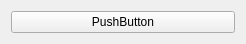
<?xml version="1.0" encoding="UTF-8"?>
<ui version="4.0">
 <class>ActionEntityWidget</class>
 <widget class="QWidget" name="ActionEntityWidget">
  <property name="geometry">
   <rect>
    <x>0</x>
    <y>0</y>
    <width>246</width>
    <height>40</height>
   </rect>
  </property>
  <property name="windowTitle">
   <string>Form</string>
  </property>
  <layout class="QHBoxLayout" name="horizontalLayout">
   <item>
    <widget class="QPushButton" name="pushButton">
     <property name="text">
      <string>PushButton</string>
     </property>
    </widget>
   </item>
  </layout>
 </widget>
 <resources/>
 <connections/>
</ui>
